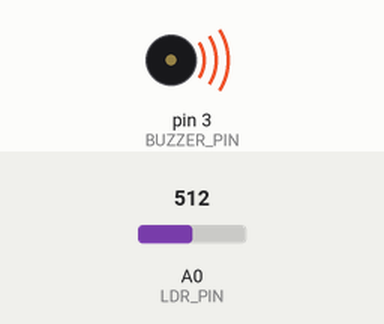
This sketch was run on a simulated Arduino Uno, built with avr-gcc and run on an emulated ATmega328P. On the bench: buzzer (waves = sounding). The test bench sets the inputs (shaded band); at power-on: A0 (LDR_PIN) = 512.

Above: at 1.8 s.
At 7.37 s:
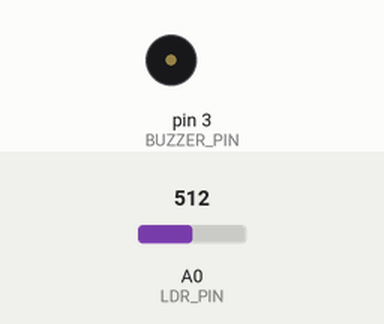
Timing chart, 0 to 7.8 s (numbered marks = the images above):
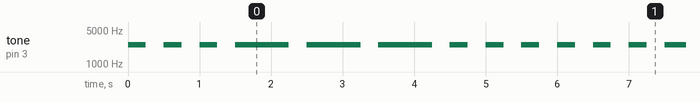

The sketch:

bonus0.ino
```cpp
#include <Arduino.h>

#define BUZZER_PIN 3
#define LDR_PIN A0

int dot = 250;
int dash = dot * 3;
int pauseBetweenWords = dot * 7;

void setup()
{
    pinMode(BUZZER_PIN, OUTPUT);
}

int pauses[] = {dot, dot, dot, dash, dash, dash, dot, dot, dot};
int counter = 0;

void loop()
{
    int val, frequency;

    val = analogRead(LDR_PIN);
    frequency = map(val, 0, 1023, 2500, 2500);
    tone(BUZZER_PIN, frequency, pauses[counter]);
    if (counter == 9)
    {
        delay(pauses[counter++] + pauseBetweenWords);
    }
    delay(pauses[counter++] + dot);
    counter %= 9;
}
```

Measured:
- by itself, tone on pin 3 (BUZZER_PIN): repeats every 6.0 s: 2 × (silent 0.25 s, 2500 Hz 0.25 s), 3 × (silent 0.25 s, 2500 Hz 0.75 s), 4 × (silent 0.25 s, 2500 Hz 0.25 s)
